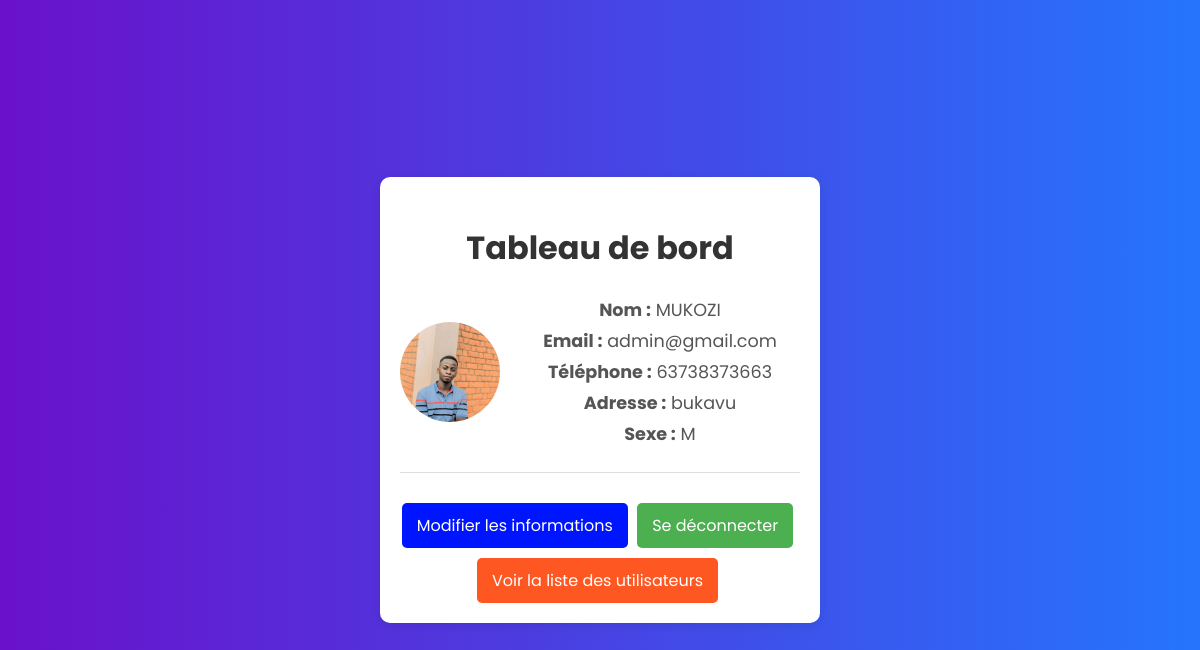
/tableau_de_bord/ (signed in), run on the app's committed database.
### utilisateurs/models.py (models this page shows, shortened)
class Utilisateur(models.Model):
    nom = models.CharField(max_length=50)
    mot_de_passe = models.CharField(max_length=5000)
    email = models.EmailField(max_length=100, unique=True)
    image = models.ImageField(upload_to='images/')
    telephone = models.CharField(max_length=20)
    adresse = models.CharField(max_length=100)
    sexe = models.CharField(max_length=20)

### utilisateurs/views.py (the view)
# urls.py: path('tableau_de_bord/', views.tableau_de_bord, name='tableau_de_bord'),
def tableau_de_bord(request):
    utilisateur_id = request.session.get('utilisateur_id')
    if utilisateur_id:
        utilisateur = Utilisateur.objects.get(id=utilisateur_id)
        return render(request, 'tableau_de_bord.html', {'utilisateur': utilisateur})
    return redirect('connexion')

### utilisateurs/templates/tableau_de_bord.html (shortened to what this page needs)
<!DOCTYPE html>
<html lang="fr">
<head>
</head>
<body>
    {% load static %} {% load static %}
    <div class="container">
        <h2>Tableau de bord</h2>
        <div class="profile-info">
            {% if utilisateur.image %}
            <img src="{{ utilisateur.image.url }}" alt="Image de profil"> {% else %}
            <img src="{% static 'images/default_profile.png' %}" alt="Image de profil par défaut"> {% endif %}
            <div>
                <p><strong>Nom :</strong> {{ utilisateur.nom }}</p>
                <p><strong>Email :</strong> {{ utilisateur.email }}</p>
                <p><strong>Téléphone :</strong> {{ utilisateur.telephone }}</p>
                <p><strong>Adresse :</strong> {{ utilisateur.adresse }}</p>
                <p><strong>Sexe :</strong> {{ utilisateur.sexe }}</p>
            </div>
        </div>
        <a href="{% url 'modifier_profil' utilisateur.id %}" class="edit-btn">Modifier les informations</a>
        <a href="{% url 'deconnexion' %}" class="deconnexion">Se déconnecter</a>
        <a href="{% url 'liste_utilisateurs' %}" class="user-list-btn">Voir la liste des utilisateurs</a>
    </div>
</body>
</html>

### utilisateurs/templates/tableau_de_bord.html (style rules this page uses)
body { margin: 0; padding: 0; font-family: 'Poppins', sans-serif; background: linear-gradient(to right, #6a11cb, #2575fc); display: flex; justify-content: center; align-items: center; height: 100vh; }
.container { max-width: 400px; margin: 40px auto; background: white; border-radius: 10px; box-shadow: 0 2px 10px rgba(0, 0, 0, 0.1); padding: 20px; text-align: center; }
h2 { font-size: 2rem; color: #333; margin-bottom: 20px; }
.profile-info { display: flex; align-items: center; border-bottom: 1px solid #ddd; padding-bottom: 20px; margin-bottom: 20px; }
.profile-info img { border-radius: 50%; width: 100px; height: 100px; margin-right: 20px; object-fit: cover; }
.profile-info div { flex: 1; }
p { margin: 5px 0; font-size: 1.1rem; color: #555; }
.deconnexion, .edit-btn, .user-list-btn { display: inline-block; color: white; padding: 10px 15px; border-radius: 5px; text-decoration: none; transition: background-color 0.3s; margin-top: 10px; margin-right: 5px; }
.deconnexion { background-color: #4CAF50; }
.edit-btn { background-color: #0015ff; }
.user-list-btn { background-color: #ff5722; }

### data on the page
Utilisateur: image (picture), nom "MUKOZI", email "admin@gmail.com", telephone "63738373663", adresse "bukavu", sexe "M"
